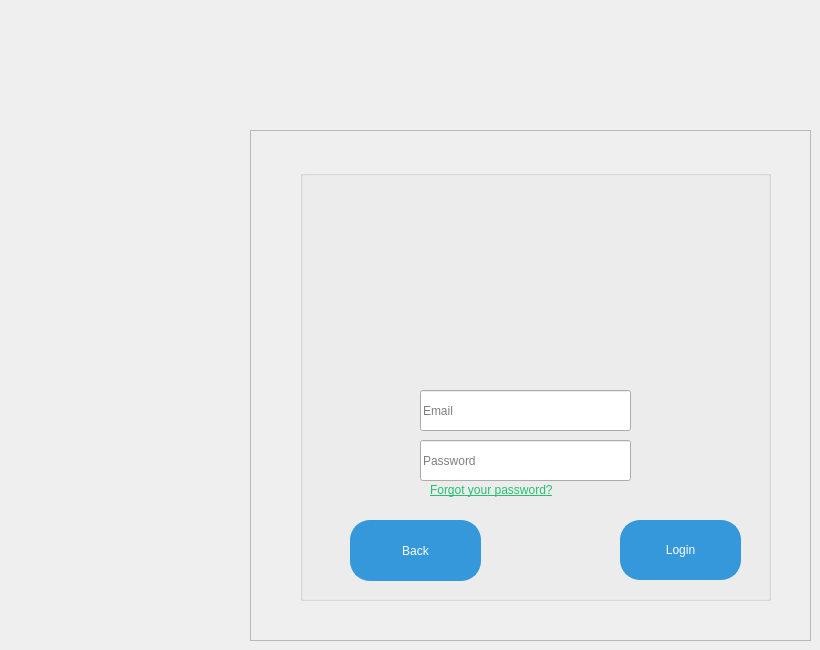
    <widget class="QWidget" name="page_8">
     <widget class="QFrame" name="frame_7">
      <property name="geometry">
       <rect>
        <x>250</x>
        <y>130</y>
        <width>561</width>
        <height>511</height>
       </rect>
      </property>
      <property name="frameShape">
       <enum>QFrame::Shape::StyledPanel</enum>
      </property>
      <property name="frameShadow">
       <enum>QFrame::Shadow::Raised</enum>
      </property>
      <widget class="QGroupBox" name="groupBox_2">
       <property name="geometry">
        <rect>
         <x>50</x>
         <y>40</y>
         <width>471</width>
         <height>431</height>
        </rect>
       </property>
       <property name="title">
        <string/>
       </property>
       <widget class="QLabel" name="loginLogo">
        <property name="geometry">
         <rect>
          <x>140</x>
          <y>20</y>
          <width>181</width>
          <height>151</height>
         </rect>
        </property>
        <property name="text">
         <string/>
        </property>
        <property name="pixmap">
         <pixmap>../../reveiw/logo.png</pixmap>
        </property>
        <property name="scaledContents">
         <bool>true</bool>
        </property>
       </widget>
       <widget class="QLabel" name="linkFor">
        <property name="geometry">
         <rect>
          <x>130</x>
          <y>310</y>
          <width>171</width>
          <height>21</height>
         </rect>
        </property>
        <property name="text">
         <string>&lt;html&gt;&lt;head/&gt;&lt;body&gt;&lt;p&gt;&lt;a href=&quot;go&quot;&gt;&lt;span style=&quot; text-decoration: underline; color:#27bf73;&quot;&gt;Forgot your password?&lt;/span&gt;&lt;/a&gt;&lt;/p&gt;&lt;/body&gt;&lt;/html&gt;</string>
        </property>
        <property name="textFormat">
         <enum>Qt::TextFormat::RichText</enum>
        </property>
       </widget>
       <widget class="QLineEdit" name="passwordLogin_2">
        <property name="geometry">
         <rect>
          <x>120</x>
          <y>270</y>
          <width>211</width>
          <height>41</height>
         </rect>
        </property>
        <property name="text">
         <string/>
        </property>
        <property name="placeholderText">
         <string>Password</string>
        </property>
       </widget>
       <widget class="QPushButton" name="login">
        <property name="geometry">
         <rect>
          <x>320</x>
          <y>350</y>
          <width>121</width>
          <height>60</height>
         </rect>
        </property>
        <property name="styleSheet">
         <string notr="true">QPushButton {
    background-color: #3498db;
    border-radius: 20px;
    border: 2px solid #3498db;
    min-height: 40px;
    color: white;
}
</string>
        </property>
        <property name="text">
         <string>Login</string>
        </property>
       </widget>
       <widget class="QPushButton" name="backLoginBTN_2">
        <property name="geometry">
         <rect>
          <x>50</x>
          <y>350</y>
          <width>131</width>
          <height>61</height>
         </rect>
        </property>
        <property name="styleSheet">
         <string notr="true">QPushButton {
    background-color: #3498db;
    border-radius: 20px;
    border: 2px solid #3498db;
    min-height: 40px;
    color: white;
}
</string>
        </property>
        <property name="text">
         <string>Back</string>
        </property>
       </widget>
       <widget class="QLineEdit" name="emailLogin_2">
        <property name="geometry">
         <rect>
          <x>120</x>
          <y>220</y>
          <width>211</width>
          <height>41</height>
         </rect>
        </property>
        <property name="text">
         <string/>
        </property>
        <property name="placeholderText">
         <string>Email</string>
        </property>
       </widget>
      </widget>
     </widget>
    </widget>
